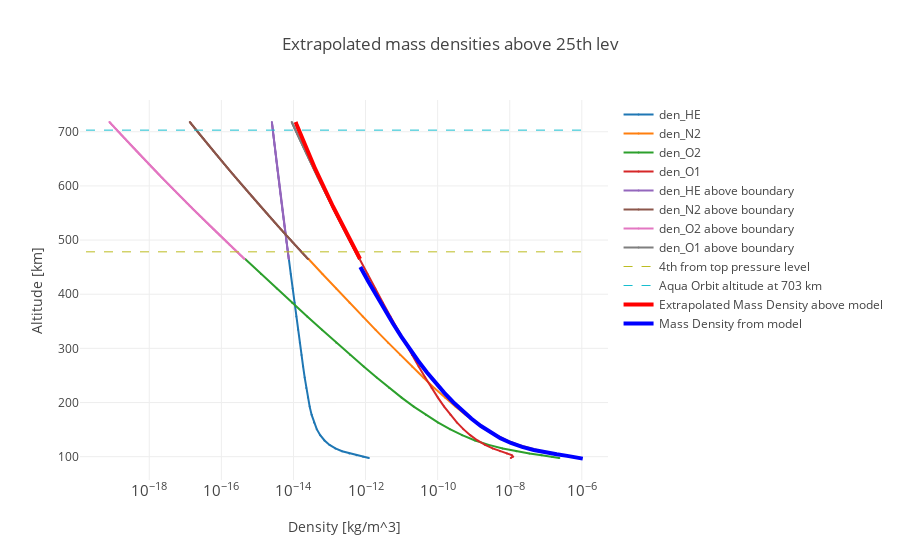

This figure's notebook cell:
### Code cell
trace_den_HE = go.Scatter(
    x = den_HE,
    y = 1e-3*ZGMID[user_ut, :-4, user_lat, user_lon],
    name= 'den_HE',
    mode = 'lines+markers',
    marker= dict(
        size =2
    )
    )

trace_den_O1 = go.Scatter(
    x = den_O1,
    y = 1e-3*ZGMID[user_ut, :-4, user_lat, user_lon],
    name='den_O1',
    mode = 'lines+markers',
    marker= dict(
        size =2
    )
    )


extrap_den_O1 = go.Scatter(
    x = denExtrap_O1,
    y = 1e-3*altzgmid,
    name='den_O1 above boundary',
    mode = 'lines+markers',
    marker= dict(
        size =2
    )
    )
extrap_den_O2 = go.Scatter(
    x = denExtrap_O2,
    y = 1e-3*altzgmid,
    name='den_O2 above boundary',
    mode = 'lines+markers',
    marker= dict(
        size =2
    )
    )
extrap_den_HE = go.Scatter(
    x = denExtrap_HE,
    y = 1e-3*altzgmid,
    name='den_HE above boundary',
    mode = 'lines+markers',
    marker= dict(
        #color = 'rgb(245,255,0)',
        size =2
    )
    )

extrap_den_N2= go.Scatter(
    x = denExtrap_N2,
    y = 1e-3*altzgmid,
    name='den_N2 above boundary',
    mode = 'lines+markers',
    marker= dict(
        size =2
    )
    )

trace_den_O2 = go.Scatter(
    x = den_O2,
    y = 1e-3*ZGMID[user_ut, :-4, user_lat, user_lon],
    name='den_O2',
    mode = 'lines+markers',
    marker= dict(
        size =2
    )
    )

trace_den_N2 = go.Scatter(
    x = den_N2,
    y = 1e-3*ZGMID[user_ut, :-4, user_lat, user_lon],
    name='den_N2',
    mode = 'lines+markers',
    marker= dict(
        size =2
    )
    )

trace_DenTot = go.Scatter(
    x = den_total,
    y = (1e-3*ZG[user_ut, :, user_lat, user_lon]),
    name='Mass Density from model',
        line = dict(
        width = 4,
        color = ('rgb(0,0,255)'),
        )  
        )

trace_Den_extrap = go.Scatter(
    x = rho_alt,
    y = 1e-3*altzgmid, #full_height,
    name='Extrapolated Mass Density above model',
        line = dict(
        width = 4,
        color = ('rgb(255, 0, 0)'),
        )
        )  


aqua_orbit = go.Scatter(
    x = [0, np.ndarray.max(DEN)],
    y = [703, 703], 
    name = 'Aqua Orbit altitude at 703 km',
    mode = 'lines',
    line = dict(
        dash = 'dash',
        width = 1
    )
    )

mplev25 = go.Scatter(
    x = [0, np.ndarray.max(DEN)],
    y = [1e-3*ZG[user_ut, -4, user_lat, user_lon], 1e-3*ZG[user_ut, -4, user_lat, user_lon]], 
    name = '4th from top pressure level',
    mode = 'lines',
    line = dict(
        dash = 'dash',
        width = 1
    )
    )


data = [trace_den_HE,trace_den_N2,trace_den_O2, trace_den_O1,
        extrap_den_HE,extrap_den_N2,extrap_den_O2, extrap_den_O1,    
        mplev25, aqua_orbit,
        trace_Den_extrap,trace_DenTot,]

layout = go.Layout(
        xaxis=dict(
        type='log',
        autorange=True,
        exponentformat='power',
        showexponent='all',
        title = 'Density [kg/m^3]'
        ),
        yaxis=dict(
        title = 'Altitude [km]'
        ),
        title = "Extrapolated mass densities above 25th lev"
    )

fig = go.Figure(data=data, layout=layout)
iplot(fig, filename = 'latex')

### Figure 1 — Plotly figure (JSON) as saved in the notebook; plotly's stock layout.template omitted (floating-point values rounded to 4 significant figures; data arrays with more than 128 entries replaced by an {"elided": "..."} marker saying what was removed)
{"data": [{"marker": {"size": 2}, "mode": "lines+markers", "name": "den_HE", "type": "scatter", "uid": "7239a7a8-99ac-11e9-a8c9-28cfe91e3125", "x": [1.236e-12, 8.528e-13, 5.606e-13, 3.55e-13, 2.227e-13, 1.455e-13, 1.005e-13, 7.274e-14, 5.524e-14, 4.423e-14, 3.703e-14, 3.195e-14, 2.816e-14, 2.517e-14, 2.268e-14, 2.05e-14, 1.853e-14, 1.67e-14, 1.5e-14, 1.343e-14, 1.198e-14, 1.067e-14, 9.479e-15, 8.411e-15, 7.455e-15], "y": [97.56, 100.1, 102.8, 106.0, 110.1, 115.2, 121.8, 129.9, 139.7, 150.8, 163.3, 177.2, 192.5, 209.1, 226.9, 246.1, 266.4, 287.9, 310.6, 334.2, 358.9, 384.3, 410.5, 437.4, 465.0]}, {"marker": {"size": 2}, "mode": "lines+markers", "name": "den_N2", "type": "scatter", "uid": "7239ab35-99ac-11e9-bce1-28cfe91e3125", "x": [8.137e-07, 5.329e-07, 3.054e-07, 1.568e-07, 7.653e-08, 3.669e-08, 1.742e-08, 8.405e-09, 4.221e-09, 2.191e-09, 1.148e-09, 5.986e-10, 3.102e-10, 1.592e-10, 8.063e-11, 4.005e-11, 1.943e-11, 9.183e-12, 4.228e-12, 1.899e-12, 8.34e-13, 3.595e-13, 1.524e-13, 6.369e-14, 2.621e-14], "y": [97.56, 100.1, 102.8, 106.0, 110.1, 115.2, 121.8, 129.9, 139.7, 150.8, 163.3, 177.2, 192.5, 209.1, 226.9, 246.1, 266.4, 287.9, 310.6, 334.2, 358.9, 384.3, 410.5, 437.4, 465.0]}, {"marker": {"size": 2}, "mode": "lines+markers", "name": "den_O2", "type": "scatter", "uid": "7239ad0a-99ac-11e9-b190-28cfe91e3125", "x": [2.37e-07, 1.468e-07, 7.668e-08, 3.512e-08, 1.521e-08, 6.393e-09, 2.621e-09, 1.091e-09, 4.78e-10, 2.185e-10, 1.012e-10, 4.688e-11, 2.169e-11, 9.99e-12, 4.551e-12, 2.034e-12, 8.868e-13, 3.757e-13, 1.545e-13, 6.175e-14, 2.407e-14, 9.177e-15, 3.433e-15, 1.263e-15, 4.565e-16], "y": [97.56, 100.1, 102.8, 106.0, 110.1, 115.2, 121.8, 129.9, 139.7, 150.8, 163.3, 177.2, 192.5, 209.1, 226.9, 246.1, 266.4, 287.9, 310.6, 334.2, 358.9, 384.3, 410.5, 437.4, 465.0]}, {"marker": {"size": 2}, "mode": "lines+markers", "name": "den_O1", "type": "scatter", "uid": "7239aeba-99ac-11e9-85d5-28cfe91e3125", "x": [1.07e-08, 1.227e-08, 1.135e-08, 8.372e-09, 5.406e-09, 3.365e-09, 2.072e-09, 1.277e-09, 8.013e-10, 5.172e-10, 3.403e-10, 2.262e-10, 1.514e-10, 1.016e-10, 6.805e-11, 4.527e-11, 2.979e-11, 1.935e-11, 1.239e-11, 7.832e-12, 4.893e-12, 3.026e-12, 1.856e-12, 1.13e-12, 6.827e-13], "y": [97.56, 100.1, 102.8, 106.0, 110.1, 115.2, 121.8, 129.9, 139.7, 150.8, 163.3, 177.2, 192.5, 209.1, 226.9, 246.1, 266.4, 287.9, 310.6, 334.2, 358.9, 384.3, 410.5, 437.4, 465.0]}, {"marker": {"size": 2}, "mode": "lines+markers", "name": "den_HE above boundary", "type": "scatter", "uid": "7239b107-99ac-11e9-b898-28cfe91e3125", "x": {"elided": "254 float values"}, "y": {"elided": "255 float values"}}, {"marker": {"size": 2}, "mode": "lines+markers", "name": "den_N2 above boundary", "type": "scatter", "uid": "7239b2ca-99ac-11e9-b619-28cfe91e3125", "x": {"elided": "254 float values"}, "y": {"elided": "255 float values"}}, {"marker": {"size": 2}, "mode": "lines+markers", "name": "den_O2 above boundary", "type": "scatter", "uid": "7239b478-99ac-11e9-840b-28cfe91e3125", "x": {"elided": "254 float values"}, "y": {"elided": "255 float values"}}, {"marker": {"size": 2}, "mode": "lines+markers", "name": "den_O1 above boundary", "type": "scatter", "uid": "7239b611-99ac-11e9-80e6-28cfe91e3125", "x": {"elided": "254 float values"}, "y": {"elided": "255 float values"}}, {"line": {"dash": "dash", "width": 1}, "mode": "lines", "name": "4th from top pressure level", "type": "scatter", "uid": "7239b7ca-99ac-11e9-8135-28cfe91e3125", "x": [0, 1.132e-06], "y": [478.3, 478.3]}, {"line": {"dash": "dash", "width": 1}, "mode": "lines", "name": "Aqua Orbit altitude at 703 km", "type": "scatter", "uid": "7239b963-99ac-11e9-b69e-28cfe91e3125", "x": [0, 1.132e-06], "y": [703, 703]}, {"line": {"color": "rgb(255, 0, 0)", "width": 4}, "name": "Extrapolated Mass Density above model", "type": "scatter", "uid": "7239bb11-99ac-11e9-bd35-28cfe91e3125", "x": {"elided": "254 float values"}, "y": {"elided": "255 float values"}}, {"line": {"color": "rgb(0,0,255)", "width": 4}, "name": "Mass Density from model", "type": "scatter", "uid": "7239bd4c-99ac-11e9-beaf-28cfe91e3125", "x": [1.061e-06, 6.92e-07, 3.934e-07, 2.003e-07, 9.715e-08, 4.645e-08, 2.212e-08, 1.077e-08, 5.5e-09, 2.927e-09, 1.589e-09, 8.718e-10, 4.832e-10, 2.708e-10, 1.533e-10, 8.737e-11, 5.012e-11, 2.892e-11, 1.679e-11, 9.805e-12, 5.763e-12, 3.406e-12, 2.021e-12, 1.203e-12, 7.168e-13], "y": [96.38, 98.94, 101.5, 104.4, 107.9, 112.4, 118.1, 125.3, 134.2, 144.7, 156.6, 169.9, 184.6, 200.6, 217.8, 236.2, 255.9, 276.7, 298.7, 321.8, 345.9, 370.9, 396.6, 423.1, 450.3, 478.3, 506.9, 536.6, 566.2]}], "layout": {"title": "Extrapolated mass densities above 25th lev", "xaxis": {"autorange": true, "exponentformat": "power", "showexponent": "all", "title": "Density [kg/m^3]", "type": "log"}, "yaxis": {"title": "Altitude [km]"}}}
